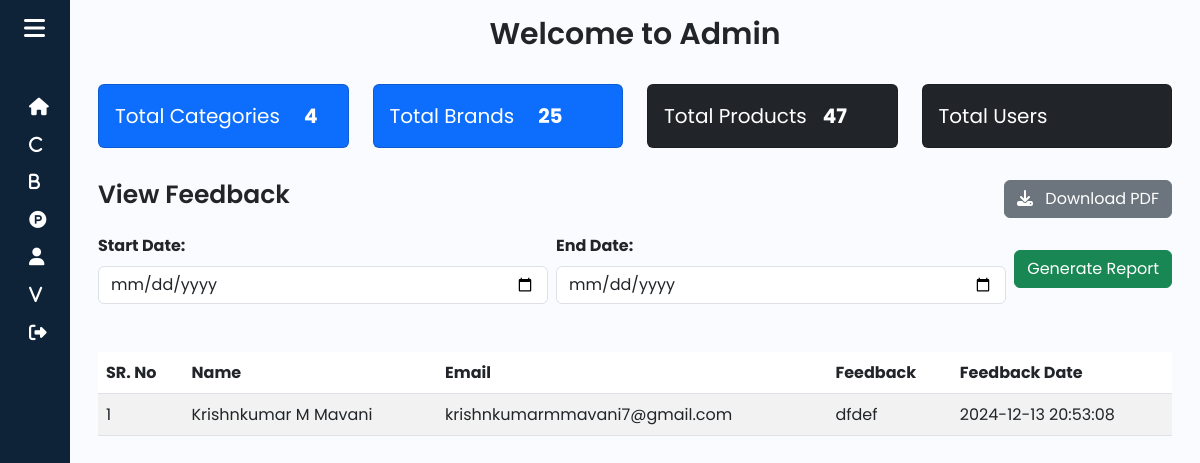
The page /Admin/view_feedback.php (signed in) on the database its author committed.
### tables this page shows
CREATE TABLE `feedback` (
  `id` int(11) NOT NULL,
  `customer_id` int(11) NOT NULL,
  `name` varchar(100) NOT NULL,
  `email` varchar(100) NOT NULL,
  `message` text NOT NULL,
  `created_at` timestamp NOT NULL DEFAULT current_timestamp()
);

### Admin/view_feedback.php (the view, shortened to what this page needs)
<?php
include "db.php";
$startDate = isset($_GET['start_date']) ? $_GET['start_date'] : '';
$endDate = isset($_GET['end_date']) ? $_GET['end_date'] : '';
$recordsPerPage = 10;
$page = isset($_GET['page']) ? (int)$_GET['page'] : 1;
$startFrom = ($page - 1) * $recordsPerPage;
$sql = "SELECT * FROM `feedback`";
$sql .= " ORDER BY created_at DESC LIMIT $startFrom, $recordsPerPage";
$result = mysqli_query($conn, $sql);
?>
<!DOCTYPE html>
<html lang="en">
<head>
</head>
<body>
<div class="wrapper">
    <?php include "admin_sidebar.php"; ?>
    <div class="main p-3">
        <div class="text-center">
            <h1 style="font-size: 30px;">Welcome to Admin</h1>
        </div>
        <div class="container mt-3">
            <?php include "dashboard_min.php"; ?>
            <div class="d-flex justify-content-between align-items-center mb-3">
                <h1 style="font-size: 25px;">View Feedback</h1>
                <a href="generate_View_Feedback_pdf.php?start_date=<?= urlencode($startDate) ?>&end_date=<?= urlencode($endDate) ?>" class="btn btn-secondary ms-2">
                    <i class="fas fa-download me-2"></i> Download PDF
                </a>
            </div>
            <div class="d-flex justify-content-between align-items-center mb-3">
                <form id="reportForm" action="view_feedback.php" method="GET" class="w-100">
                    <div class="d-flex align-items-center w-100">
                        <div class="mb-3 input-groups me-2 flex-grow-1">
                            <label for="start_date" class="form-label"><b>Start Date:</b></label>
                            <input type="date" name="start_date" id="start_date" class="form-control" value="<?= htmlspecialchars($startDate) ?>" required>
                        </div>
                        <div class="mb-3 input-groups me-2 flex-grow-1">
                            <label for="end_date" class="form-label"><b>End Date:</b></label>
                            <input type="date" name="end_date" id="end_date" class="form-control" value="<?= htmlspecialchars($endDate) ?>">
                        </div>
                        <div class="mb-3">
                            <button type="submit" class="btn btn-success btn-generate-report">Generate Report</button>
                        </div>
                    </div>
                </form>
            </div>
            <div class="table-responsive">
                <table class="table table-striped">
                    <thead>
                        <tr>
                            <th>SR. No</th>
                            <th>Name</th>
                            <th>Email</th>
                            <th>Feedback</th>
                            <th>Feedback Date</th>
                        </tr>
                    </thead>
                    <tbody>
                        <?php
                        if ($result->num_rows > 0) {
                            $sr_no = $startFrom + 1;
                            while ($user = mysqli_fetch_assoc($result)) {
                                echo "<tr>";
                                echo "<td>" . $sr_no++ . "</td>";
                                echo "<td>" . htmlspecialchars($user['name']) . "</td>";
                                echo "<td>" . htmlspecialchars($user['email']) . "</td>";
                                echo "<td>" . htmlspecialchars($user['message']) . "</td>";
                                echo "<td>" . htmlspecialchars($user['created_at']) . "</td>";
                                echo "</tr>";
                            }
                        } else {
                            echo "<tr><td colspan='6' class='text-center'>No Feedback for selected date range</td></tr>";
                        }
                        ?>
                    </tbody>
                </table>
            </div>
        </div>
    </div>
</div>
</body>
</html>

### Admin/style.css (style rules this page uses)
a { text-decoration: none; }
h1 { font-weight: 600; font-size: 1.5rem; }
body { font-family: 'Poppins', sans-serif; }
.wrapper { display: flex; }
.main { min-height: 100vh; width: 100%; overflow: hidden; transition: all 0.35s ease-in-out; background-color: #fafbfe; }

### rows shown on the page
feedback: name "Krishnkumar M Mavani", email "krishnkumarmmavani7@gmail.com", message "dfdef", created_at "2024-12-13 20:53:08"

### other values the page prints
$total_categories "4"
$total_brands "25"
$total_product "47"
